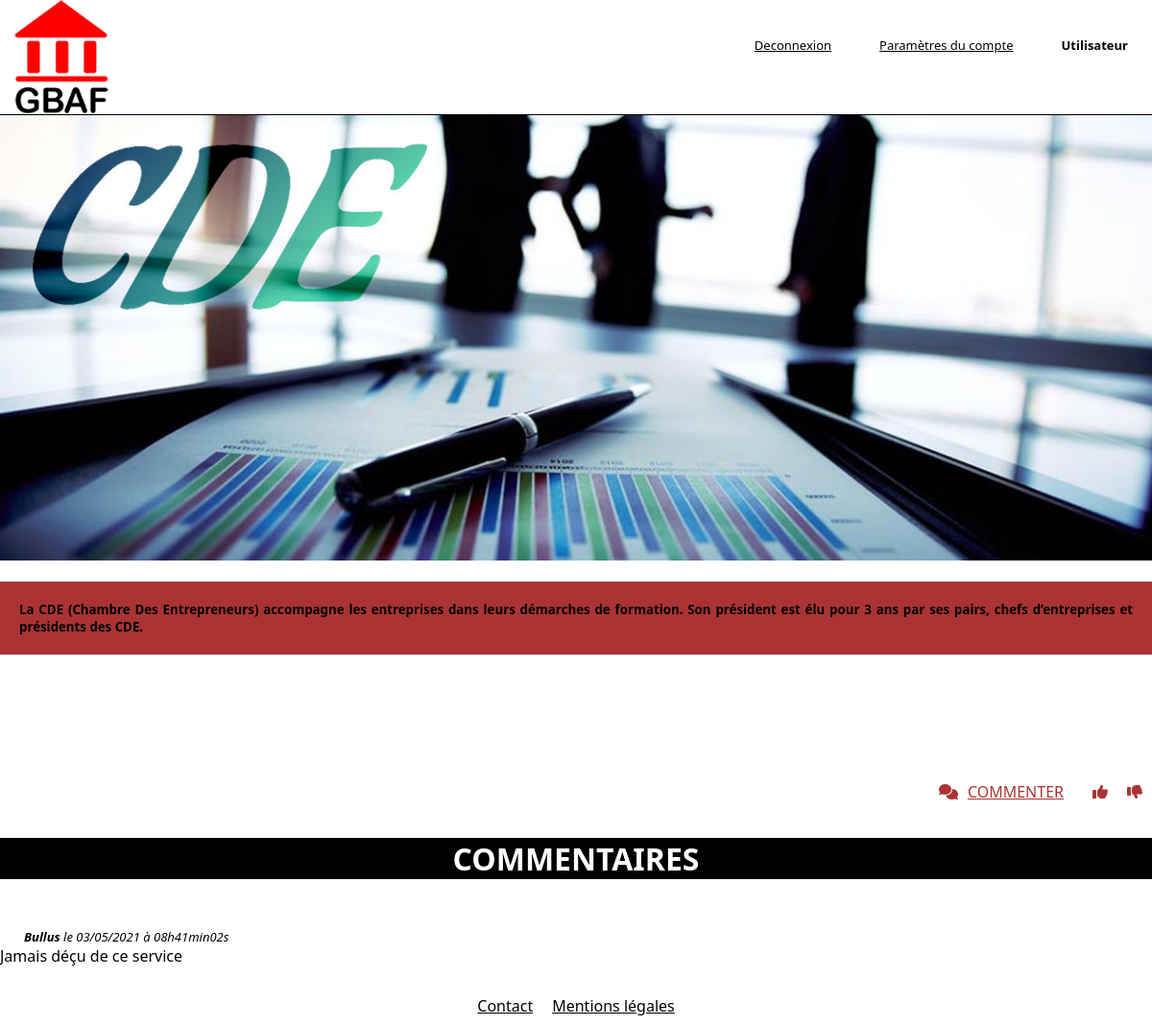
The page /partenaires/partenaire04.php on the database its author committed.
### tables this page shows
CREATE TABLE `commentaires` (
  `id` int NOT NULL,
  `id_user` int NOT NULL,
  `id_partenaires` int NOT NULL,
  `auteur` varchar(255) NOT NULL,
  `date_com` datetime NOT NULL DEFAULT CURRENT_TIMESTAMP,
  `commentaires` text NOT NULL
);

### partenaires/partenaire04.php (the view, shortened to what this page needs)
<!DOCTYPE html>
<html lang="fr">
  <head>
    <link rel="stylesheet" href="../css/style.css">
  </head>
  <body>
    <header id="header" class="border">
      <div>
        <ul class="settings desktop-only">
          <li class="black"><strong> Utilisateur </strong> </li>
          <li class="black"><a class="black" href="parametres.php"><i></i>Paramètres du compte</a></li>
          <li class="black"><a class="black" href="connexion.php"><i></i>Deconnexion</a></li>
        </ul>
      </div>
      <a href="../index.php"><img src="../img/logo.png" alt="GBAF" class="gbaf alt-gbaf"></a>
    </header>
    <main>
      <section>
        <img src="../img/business-05.jpg" alt="pub" class="pub">
        <h5 class="partenaires">
          La <strong>CDE</strong> (Chambre Des Entrepreneurs) accompagne les entreprises dans leurs démarches de formation.
          Son président est élu pour 3 ans par ses pairs, chefs d’entreprises et présidents des CDE.
        </h5>
      </section>
      <section class="comment-section">
        <div class="flex-container">
          <div class="button"><i class="fas fa-comments"></i><a href="commenter.php" class="button">COMMENTER</a></div>
          <div class="button"><i class="fas fa-thumbs-up"></i></div>
          <div class="button"><i class="fas fa-thumbs-down"></i></div>
        </div>
        <h2 class="comment-title"> COMMENTAIRES </h2>
        <?php include("database.php"); ?>
        <?php
            $req = $bdd->prepare('SELECT auteur, commentaires, DATE_FORMAT(date_com, \'%d/%m/%Y à %Hh%imin%ss\') AS date_commentaire_fr  FROM commentaires WHERE id_partenaires = 4 ORDER BY date_com');
            $req->execute(array($_GET['commentaires']));
              while ($donnees = $req->fetch()){ ?>
                <p class="comment comment-info"><strong><?php echo htmlspecialchars($donnees['auteur']); ?></strong> le <?php echo $donnees['date_commentaire_fr']; ?></p>
                <p class="comment"><?php echo nl2br(htmlspecialchars($donnees['commentaires'])); ?></p>
        <?php }
        ?>
      </section>
    </main>
    <footer>
      <div class="flex-footer">
        <div class="button"><a href="../contact.html">Contact</a></div>
        <div class="button"><a href="../legal.html">Mentions légales</a></div>
      </div>
    </footer>
    </body>
</html>

### css/style.css (style rules this page uses)
html { font-family: 'Segoe UI', Roboto, Oxygen, Ubuntu, Cantarell, 'Open Sans', 'Helvetica Neue', sans-serif; }
body, p { text-align: justify; margin: 0px; }
h1, h2, h3, h4, .formConnexion, .accueilLink, .inscription, .white { text-align: center; }
h2 { font-size : 32px; }
body, p { margin: auto; }
main, #commentaire { padding-top: 100px; }
.pub, .partenaires { padding-top: 20px; }
li { margin: 25px; }
main, #connexion { padding-bottom: 20px; }
#header { position: fixed; width: 100%; height: 120px; }
.settings, .black { font-size: small; list-style-type: none; }
.settings, .black { text-align: right; float: right; }
.border, .gbaf { border-bottom: 1px solid black; }
html, textarea, .logo { background-color: white; }
#header { background-color: rgba(255, 255, 255, 0.9); }
a, .white, .champs, .nosPart, .titre-blanc, .comment-title, .inscription { color: white; }
h3, a, .accueilLink, .navUser, .settings, .black, h3:hover, a:hover, h1:hover, li, .footer, .legal, .suite, .comment, .button:hover { color: black; }
.services, li:hover, .button { color:rgba(150, 0, 0, 0.8); }
#connexion, .partenaires, .titre-blanc, .nosPart, .parametres { background-color: rgba(150, 0, 0, 0.8); }
.comment-title { background-color: black; }
img.gbaf { position:fixed; top: 0px; left: 15px; text-align: left; height: 120px; }
.pub, .pub-partenaire { width: 100%; height: 100%; object-fit: contain; }
img { display: block; margin-left: auto; margin-right: auto; }
.comment-section { padding-top: 100px; }
.comment-info { font-style: italic; padding-left:25px; padding-top: 25px; font-size: small; }
.black { padding-top : 0px; }
.partenaires { padding: 20px; }
.flex-container, .flex, .flex-footer, .flex-banques { display: flex; flex-direction: row; }
.flex-container, .flex { justify-content: flex-end }
.flex-footer { justify-content: center; }
.button { margin: 10px; }
@media (min-width:992px) { .desktop-only { display:block; } }
* { box-sizing: border-box; }

### rows shown on the page
commentaires: auteur "Bullus", date_commentaire_fr "03/05/2021 à 08h41min02s", commentaires "Jamais déçu de ce service"
